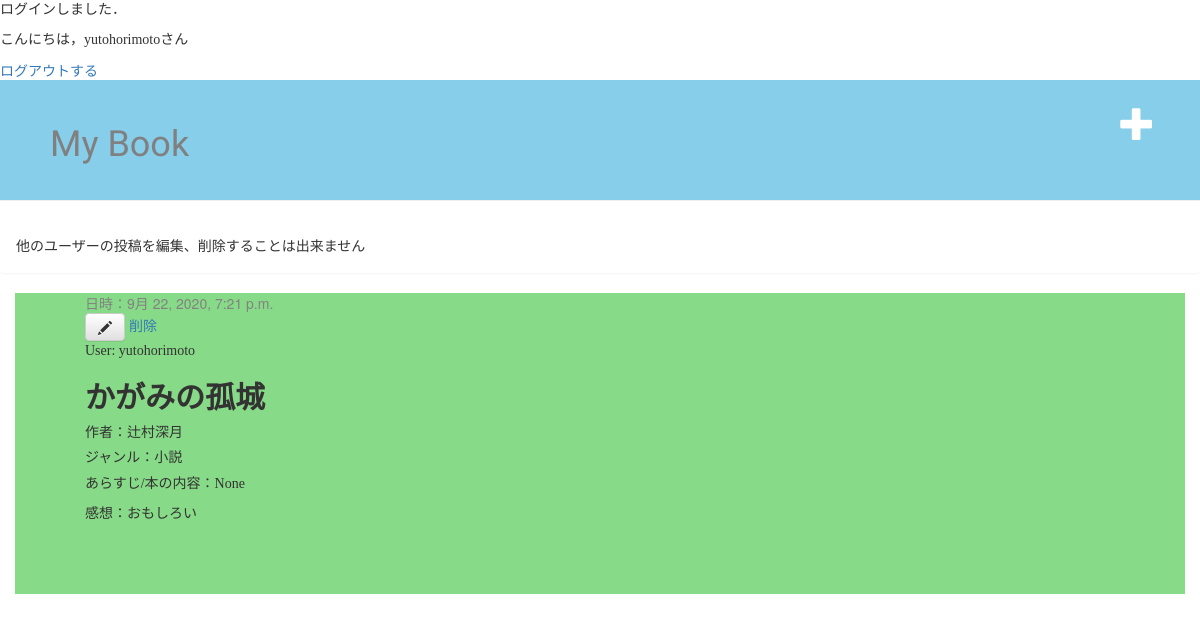
Before: /post/2/ (signed in) with the older database file.
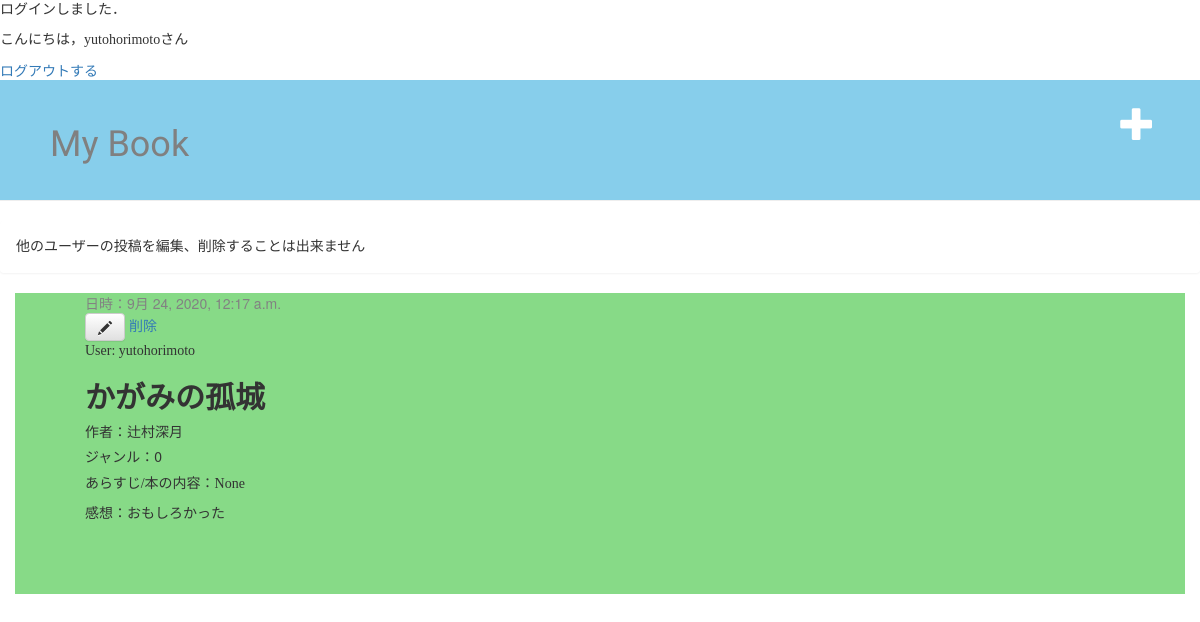
After: the same page with the newer database file.
### mybook/models.py (models this page shows, shortened)
class Post(models.Model):
    author = models.ForeignKey(settings.AUTH_USER_MODEL, on_delete=models.CASCADE)
    book_title = models.CharField(max_length=50)
    book_author = models.CharField(max_length=20,blank=True, null=True)
    book_label = models.IntegerField(choices=label_choices,blank=True, null=True)
    book_int = models.CharField(max_length=200,blank=True, null=True)
    text = models.TextField()
    created_date = models.DateTimeField(default=timezone.now)
    published_date = models.DateTimeField(blank=True, null=True)

### mybook/views.py (the view)
# urls.py: path('post/<int:pk>/', views.post_detail, name='post_detail'),
@login_required
def post_detail(request, pk):
    post = get_object_or_404(Post, pk=pk)
    return render(request, 'mybook/post_detail.html', {'post': post})

### mybook/templates/mybook/post_detail.html
{% extends 'mybook/base.html' %}
{% block content %}
    <div class="post">
        {% if post.published_date %}
            <div class="date">
                日時：{{ post.published_date }}
            </div>
        {% endif %}
        {% if user.is_authenticated %}
            <a class="btn btn-default" href="{% url 'post_edit' pk=post.pk %}"><span class="glyphicon glyphicon-pencil"></span></a>
            <a href="{% url 'post_delete' pk=post.pk %}">削除</a>
        {% endif %}
        <p>User: {{ post.author}}</p>
        <h2>{{ post.book_title }}</h2>
        <h5>作者：{{post.book_author}}</h5>
        <h5>ジャンル：{{post.book_label}}</h5>
        <p>あらすじ/本の内容：{{post.book_int|linebreaksbr}}</p>
        <p>感想：{{ post.text|linebreaksbr }}</p>
    </div>
{% endblock %}

Changed rows visible on the page:
changed Post "かがみの孤城": published_date "9月 22, 2020, 7:21 p.m." → "9月 24, 2020, 12:17 a.m."; book_label "小説" → "0"; text "おもしろい" → "おもしろかった"
